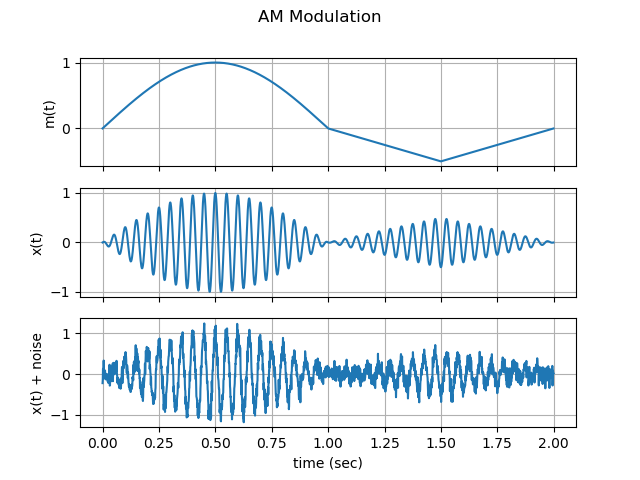

Here is the Python script that generated this plot:
import numpy as np
import matplotlib.pyplot as plt

# time resulotion
r = 0.001

# Time span
t = np.arange(0, 2, r)
# Data signal
m_t = np.hstack((np.sin(np.pi * np.arange(0, 1, r)), -np.arange(1, 1.5, r) + 1, np.arange(1.5, 2, r) - 2))

# Carrier frequency
fc = 20
# AM modulated signal
x_t = m_t * np.cos(2 * np.pi * fc * t)

# SNR
snr_db = 10
# Calculate signal power and convert to dB 
x_t_watts = np.mean(x_t**2)
x_t_db = 10 * np.log10(x_t_watts)

# Calculate noise according to SNR_{db}=P_{signal,dB} - P_{noise,dB} then convert to watts
noise_db = x_t_db - snr_db
noise_watts = 10 ** (noise_db / 10)

# Generate AWGN noise
noise = np.random.normal(0.0, np.sqrt(noise_watts), len(x_t))
y_t = x_t + noise


fig, axs = plt.subplots(3)
fig.suptitle('AM Modulation')
axs[0].plot(t , m_t)
axs[1].plot(t , x_t)
axs[2].plot(t , y_t)

axs[0].set(ylabel='m(t)')    
axs[1].set(ylabel='x(t)')    
axs[2].set(xlabel='time (sec)', ylabel='x(t) + noise')    

# Hide x labels and tick labels for all but bottom plot.
for ax in axs:
    ax.label_outer()
    ax.grid()

plt.show()
